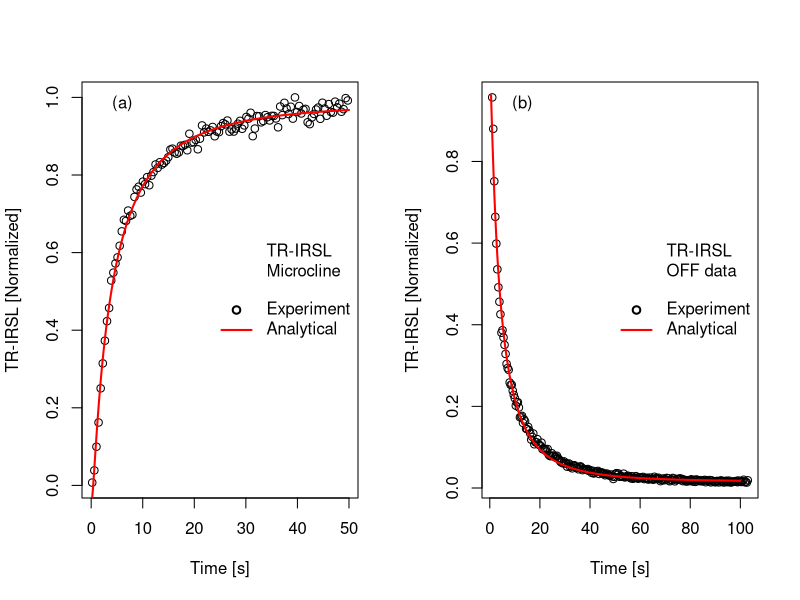

This chart was generated by the following R code:
#Fit FL1 TR-IRSL data with analytical equation
rm(list = ls(all=T))
options(warn=-1)
library("minpack.lm")
par(mfrow=c(1,2))
## fit ON data to analytical TR-IRSL equation ----
mydata <- read.table("FL1ONdata.txt")
t<-1e-6*mydata[,1]
y<-mydata[,2]
mydata<-data.frame(t,y)
plot(t*1e6,y,xlab="Time [s]",ylab="TR-IRSL [Normalized]",
     col="black",pch=1)
fit_data <-mydata
fit <- minpack.lm::nlsLM(
  formula=y~ imax*(1-exp (-rho*(log(1 + A*t)) ** 3.0))+bgd,
  data = fit_data,
  start = list(imax=3,A=1e6,rho=0.001,bgd=min(y)))
imax_fit <- coef(fit)[1]
A_fit <- coef(fit)[2]
rho_fit <- coef(fit)[3]
bgd_fit <- coef(fit)[4]
## plot analytical solution
t1<-seq(from=1e-7,to=5e-5,by=1e-7)
lines(
  x = t1*1e6,
  y =imax_fit*(1-exp (-rho_fit*(log(1 + A_fit*
                                      t1)) ** 3.0))+bgd_fit,   col = "red",lwd=2)
legend("topleft",bty="n","(a)")
legend("right",bty="n", pch=c(NA,NA,NA,1,NA),lwd=2,
       lty=c(NA,NA,NA,NA,"solid"),
       c(expression('TR-IRSL','Microcline',' ',
                    'Experiment','Analytical')),
       col=c(NA,NA,NA,"black","red"))
## print results
cat("\nParameters from Least squares fit")
cat("\nImax=",formatC(imax_fit,format="e",digits=2)," cts/s",
    sep="    ","A=",round(A_fit,digits=2)," (s^-1)")
cat("\nrho=",round(rho_fit,digits=4),sep=" ",
    "  bgd=",round(bgd_fit,digits=2)," cts/s")
## Use same parameters to fit the OFF data 
mydata <- read.table("FL1OFFdata.txt")
t<-1e-6*mydata[,1]
y<-mydata[,2]
mydata<-data.frame(t,y)
plot(t*1e6,y,xlab="Time [s]",ylab="TR-IRSL [Normalized]",
     col="black",pch=1)
## plot analytical solution
t1<-seq(from=5e-7,to=1e-4,by=1e-7)
lines(
  x = t1*1e6,
  y =.06+ imax_fit*(exp (-rho_fit*(log(1 + A_fit*t1)) ** 3.0)-
                      exp (-rho_fit*(log(1 + A_fit*(t1+5e-5))) ** 3.0))+bgd_fit,
  col = "red",lwd=2)
legend("topleft",bty="n","(b)")
legend("right",bty="n", pch=c(NA,NA,NA,1,NA),lwd=2,
       lty=c(NA,NA,NA,NA,"solid"),
       c(expression('TR-IRSL','OFF data',' ',
                    'Experiment','Analytical')),col=c(NA,NA,NA,"black","red"))
